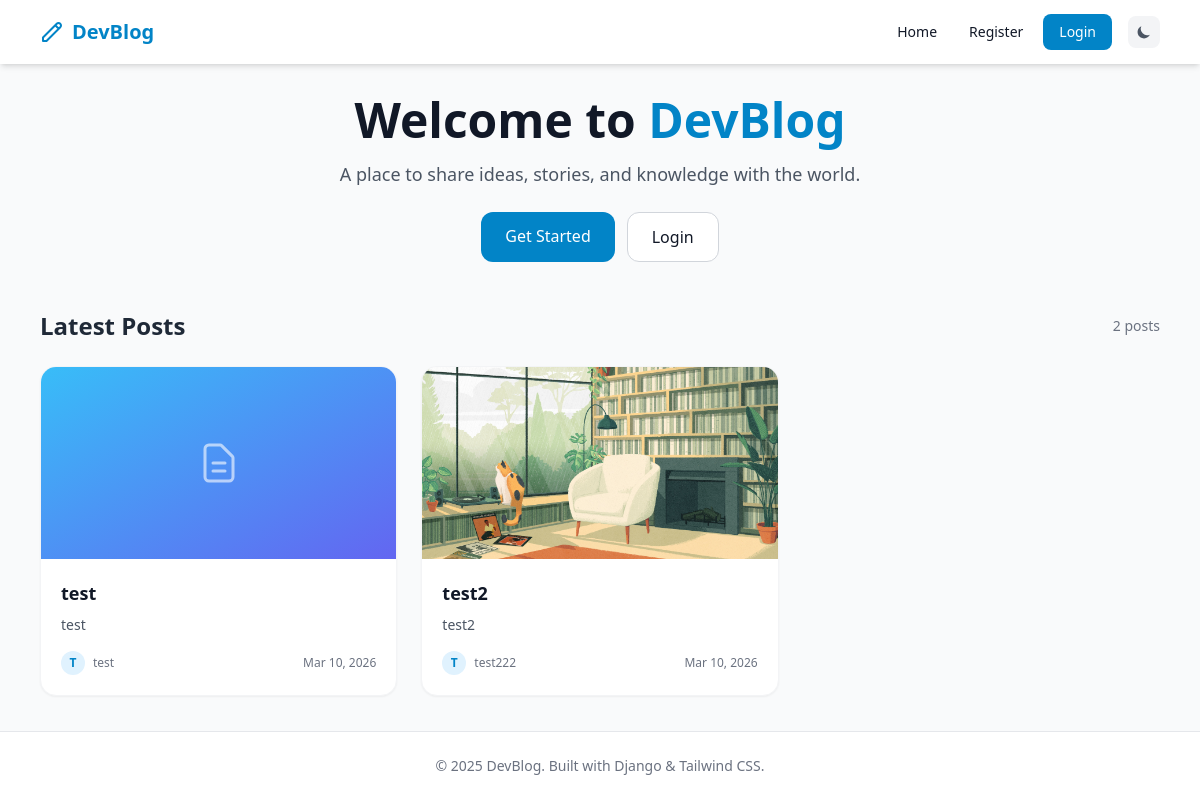
The page / on the database its author committed.
### blog/models.py (models this page shows, shortened)
class Post(models.Model):
    title = models.CharField(max_length=200)
    content = models.TextField()
    image = models.ImageField(upload_to='post_images/', blank=True, null=True)
    author = models.ForeignKey(User, on_delete=models.CASCADE, related_name='posts')
    created_at = models.DateTimeField(auto_now_add=True)
    updated_at = models.DateTimeField(auto_now=True)
    class Meta:
        ordering = ['-created_at']
    def preview(self):
        return self.content[:200] + '...' if len(self.content) > 200 else self.content

### blog/views.py (the view)
# urls.py: path('', views.home, name='home'),
def home(request):
    posts = Post.objects.all()
    return render(request, 'blog/home.html', {'posts': posts})

### templates/blog/home.html (shortened to what this page needs)
{% extends 'base.html' %}
{% block content %}
<div class="text-center mb-12">
  <h1 class="text-4xl md:text-5xl font-bold text-gray-900 dark:text-white mb-4">Welcome to <span class="text-sky-600 dark:text-sky-400">DevBlog</span></h1>
  <p class="text-lg text-gray-600 dark:text-gray-400 max-w-xl mx-auto">A place to share ideas, stories, and knowledge with the world.</p>
  {% if not user.is_authenticated %}
  <div class="mt-6 flex gap-3 justify-center">
    <a href="{% url 'register' %}" class="px-6 py-3 bg-sky-600 text-white rounded-xl font-medium hover:bg-sky-700 transition">Get Started</a>
    <a href="{% url 'login' %}" class="px-6 py-3 bg-white dark:bg-gray-800 border border-gray-300 dark:border-gray-600 rounded-xl font-medium hover:bg-gray-50 dark:hover:bg-gray-700 transition">Login</a>
  </div>
  {% else %}
  <a href="{% url 'post_create' %}" class="mt-6 inline-block px-6 py-3 bg-sky-600 text-white rounded-xl font-medium hover:bg-sky-700 transition">+ Write a Post</a>
  {% endif %}
</div>
<div class="mb-6 flex items-center justify-between">
  <h2 class="text-2xl font-bold text-gray-800 dark:text-gray-100">Latest Posts</h2>
  <span class="text-sm text-gray-500 dark:text-gray-400">{{ posts.count }} post{{ posts.count|pluralize }}</span>
</div>
{% if posts %}
<div class="grid grid-cols-1 md:grid-cols-2 lg:grid-cols-3 gap-6">
  {% for post in posts %}
  <article class="bg-white dark:bg-gray-800 rounded-2xl shadow-sm border border-gray-100 dark:border-gray-700 overflow-hidden card-hover">
    {% if post.image %}
    <a href="{% url 'post_detail' post.pk %}">
      <img src="{{ post.image.url }}" alt="{{ post.title }}" class="w-full h-48 object-cover"/>
    </a>
    {% else %}
    <div class="w-full h-48 bg-gradient-to-br from-sky-400 to-indigo-500 flex items-center justify-center">
      <svg class="w-12 h-12 text-white opacity-60" fill="none" stroke="currentColor" viewBox="0 0 24 24"><path stroke-linecap="round" stroke-linejoin="round" stroke-width="1.5" d="M9 12h6m-6 4h6m2 5H7a2 2 0 01-2-2V5a2 2 0 012-2h5.586a1 1 0 01.707.293l5.414 5.414a1 1 0 01.293.707V19a2 2 0 01-2 2z"/></svg>
    </div>
    {% endif %}
    <div class="p-5">
      <a href="{% url 'post_detail' post.pk %}">
        <h3 class="text-lg font-semibold text-gray-900 dark:text-white hover:text-sky-600 dark:hover:text-sky-400 transition mb-2 line-clamp-2">{{ post.title }}</h3>
      </a>
      <p class="text-gray-600 dark:text-gray-400 text-sm mb-4 line-clamp-3">{{ post.preview }}</p>
      <div class="flex items-center justify-between text-xs text-gray-500 dark:text-gray-400">
        <div class="flex items-center gap-2">
          <div class="w-6 h-6 rounded-full bg-sky-100 dark:bg-sky-900 flex items-center justify-center text-sky-600 dark:text-sky-400 font-bold text-xs">
            {{ post.author.username|first|upper }}
          </div>
          <span>{{ post.author.username }}</span>
        </div>
        <span>{{ post.created_at|date:"M d, Y" }}</span>
      </div>
    </div>
  </article>
  {% endfor %}
</div>
{% endif %}
{% endblock %}

### templates/base.html (style rules this page uses)
.card-hover { transition: transform 0.2s, box-shadow 0.2s; }

### rows shown on the page
Post: title "test", preview "test", author.username|first "T", author.username "test", created_at "Mar 10, 2026"
Post: image (picture), title "test2", preview "test2", author.username|first "T", author.username "test222", created_at "Mar 10, 2026"

### other values the page prints
{{ posts.count }} "2"
